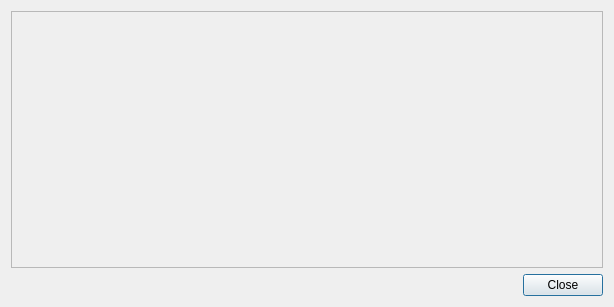
<?xml version="1.0" encoding="UTF-8"?>
<ui version="4.0">
 <class>AboutWindow</class>
 <widget class="QDialog" name="AboutWindow">
  <property name="geometry">
   <rect>
    <x>0</x>
    <y>0</y>
    <width>614</width>
    <height>307</height>
   </rect>
  </property>
  <property name="windowTitle">
   <string>Dialog</string>
  </property>
  <property name="modal">
   <bool>true</bool>
  </property>
  <layout class="QVBoxLayout" name="verticalLayout">
   <item>
    <widget class="QFrame" name="ContentFrame">
     <property name="frameShape">
      <enum>QFrame::StyledPanel</enum>
     </property>
     <property name="frameShadow">
      <enum>QFrame::Raised</enum>
     </property>
    </widget>
   </item>
   <item>
    <widget class="QDialogButtonBox" name="buttonBox">
     <property name="orientation">
      <enum>Qt::Horizontal</enum>
     </property>
     <property name="standardButtons">
      <set>QDialogButtonBox::Close</set>
     </property>
    </widget>
   </item>
  </layout>
 </widget>
 <resources/>
 <connections>
  <connection>
   <sender>buttonBox</sender>
   <signal>accepted()</signal>
   <receiver>AboutWindow</receiver>
   <slot>accept()</slot>
   <hints>
    <hint type="sourcelabel">
     <x>248</x>
     <y>254</y>
    </hint>
    <hint type="destinationlabel">
     <x>157</x>
     <y>274</y>
    </hint>
   </hints>
  </connection>
  <connection>
   <sender>buttonBox</sender>
   <signal>rejected()</signal>
   <receiver>AboutWindow</receiver>
   <slot>reject()</slot>
   <hints>
    <hint type="sourcelabel">
     <x>316</x>
     <y>260</y>
    </hint>
    <hint type="destinationlabel">
     <x>286</x>
     <y>274</y>
    </hint>
   </hints>
  </connection>
 </connections>
</ui>
